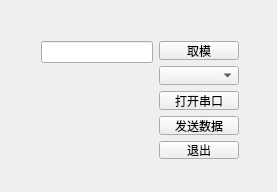
<?xml version="1.0" encoding="UTF-8"?>
<ui version="4.0">
 <class>Widget</class>
 <widget class="QWidget" name="Widget">
  <property name="geometry">
   <rect>
    <x>0</x>
    <y>0</y>
    <width>277</width>
    <height>192</height>
   </rect>
  </property>
  <property name="windowTitle">
   <string>Widget</string>
  </property>
  <widget class="QWidget" name="">
   <property name="geometry">
    <rect>
     <x>30</x>
     <y>30</y>
     <width>220</width>
     <height>140</height>
    </rect>
   </property>
   <layout class="QHBoxLayout" name="horizontalLayout">
    <item>
     <layout class="QVBoxLayout" name="verticalLayout">
      <item>
       <widget class="QLineEdit" name="lineEdit"/>
      </item>
      <item>
       <widget class="QLabel" name="label">
        <property name="text">
         <string/>
        </property>
       </widget>
      </item>
     </layout>
    </item>
    <item>
     <layout class="QVBoxLayout" name="verticalLayout_2">
      <item>
       <widget class="QPushButton" name="modbt">
        <property name="text">
         <string>取模</string>
        </property>
       </widget>
      </item>
      <item>
       <widget class="QComboBox" name="comboBox"/>
      </item>
      <item>
       <widget class="QPushButton" name="openbt">
        <property name="text">
         <string>打开串口</string>
        </property>
       </widget>
      </item>
      <item>
       <widget class="QPushButton" name="sendbt">
        <property name="text">
         <string>发送数据</string>
        </property>
       </widget>
      </item>
      <item>
       <widget class="QPushButton" name="quitbt">
        <property name="text">
         <string>退出</string>
        </property>
       </widget>
      </item>
     </layout>
    </item>
   </layout>
  </widget>
 </widget>
 <layoutdefault spacing="6" margin="11"/>
 <resources/>
 <connections/>
</ui>
